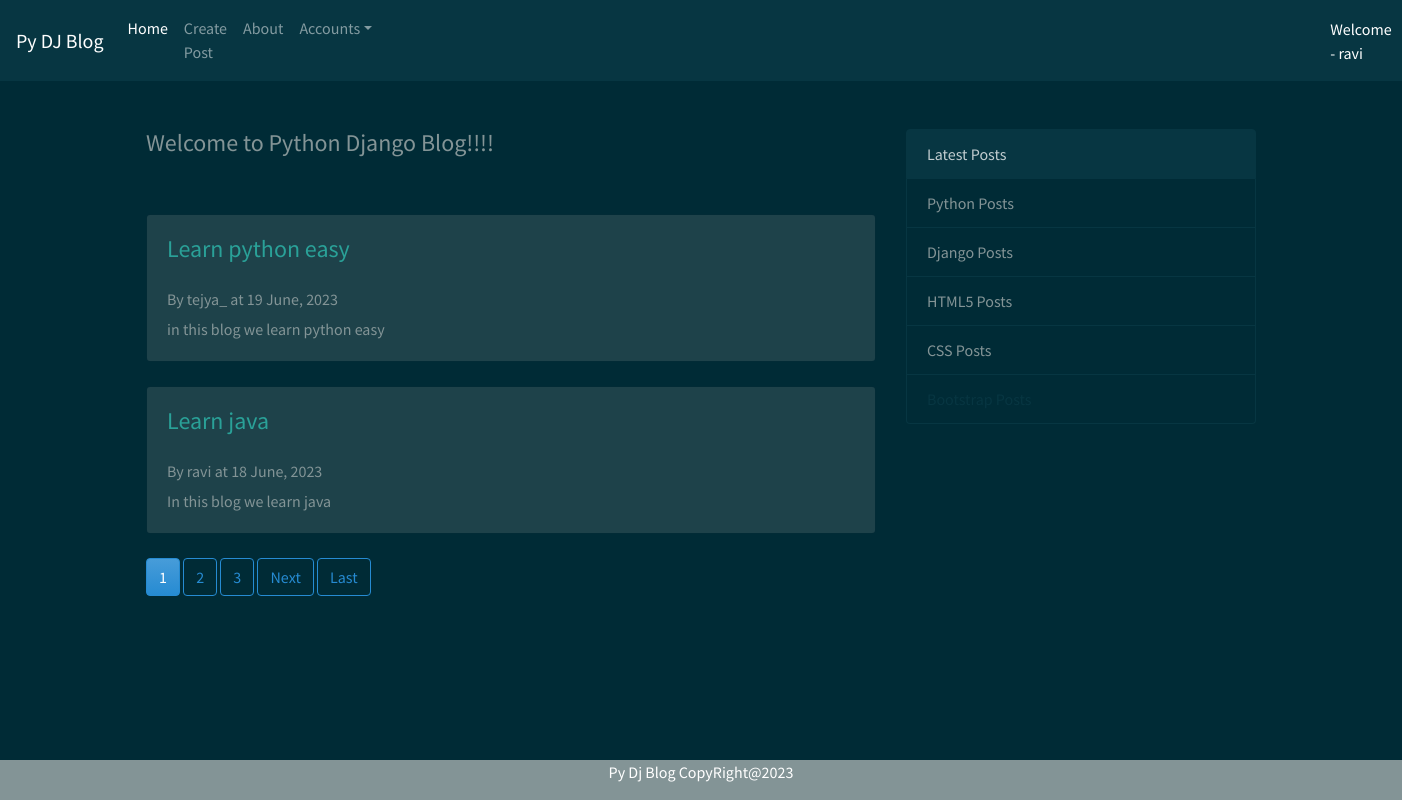
Screenshot of / (signed in) with the database file from the repository.
### blog/models.py (models this page shows, shortened)
class Post(models.Model):
    title = models.CharField(max_length= 100)
    content = models.TextField()
    date_posted = models.DateTimeField(default= timezone.now)
    author = models.ForeignKey(User,on_delete= models.CASCADE)

### blog/views.py (the view)
# urls.py: path('',views.PostListView.as_view(),name="blog-home"),
class PostListView(ListView):
    model = Post
    template_name = 'blog.html'
    context_object_name = 'posts'
    ordering = ['-date_posted']
    paginate_by = 2

### blog/templates/blog.html (shortened to what this page needs)
{% extends 'base.html'%}
{% block content%}
<h4>Welcome to Python Django Blog!!!!</h4>
<br />
<br />
{% for p in posts %}
<div class="card">
    <div class="card-body">
        <div class="row">
            <div class="col-md-11">
                <h4><a class="card-title" href="{% url 'post-detail' p.id %}">{{p.title}}</a></h4>
            </div>
        </div>
        <br>
        <h6 class="card-subtitle mb-2 text-muted">By {{p.author}} at {{p.date_posted |date:"d F, Y"}} <br />
        </h6>
        <p class="card-text" style="width: 550px;">{{p.content}}</p>
    </div>
</div>
<br />
{% endfor %}
{% if is_paginated %}
{% for num in page_obj.paginator.page_range %}
{% if page_obj.number == num %}
<a class="btn btn-info mb-4" href="?page={{ num }}">{{ num }}</a>
{% elif num > page_obj.number|add:'-3' and num < page_obj.number|add:'3' %} <a class="btn btn-outline-info mb-4"
    href="?page={{ num }}">{{ num }}</a>
    {% endif %}
    {% endfor %}
    {% if page_obj.has_next %}
    <a class="btn btn-outline-info mb-4" href="?page={{ page_obj.next_page_number }}">Next</a>
    <a class="btn btn-outline-info mb-4" href="?page={{ page_obj.paginator.num_pages }}">Last</a>
    {% endif %}
{% endif %}
{% endblock %}

### templates/base.html (shortened to what this page needs)
{% load static %}
<!DOCTYPE html>
<html lang="en">
<head>
    <link rel="stylesheet" type="text/css" href="{% static 'css/bootstrap.min.css'%}">
    <link rel="stylesheet" type="text/css" href="{% static 'css/custom.css'%}">
</head>
<body>
  <nav class="navbar navbar-expand-lg navbar-dark bg-dark">
    <a class="navbar-brand" href="{% url 'blog-home' %}">Py DJ Blog</a>
    <div class="collapse navbar-collapse" id="navbarColor02">
      <ul class="navbar-nav mr-auto">
        <li class="nav-item active">
          <a class="nav-link" href="{% url 'blog-home' %}">Home
          </a>
        </li>
        {% if user.is_authenticated %}
        <li class="nav-item">
          <a class="nav-link" href="{% url 'create-post' %}">Create Post</a>
        </li>
        {% endif %}
        <li class="nav-item">
          <a class="nav-link" href="#">About</a>
        </li>
        <li class="nav-item dropdown">
          <a class="nav-link dropdown-toggle" data-toggle="dropdown" href="#" role="button" aria-haspopup="true" aria-expanded="false">Accounts</a>
          <div class="dropdown-menu">
            {% if user.is_authenticated %}
            <li>
            <label style="margin-left: 950px; margin-top:9px;color:white"> Welcome - {{user.username}}</label>
            </li>
            {% endif %}
          </div>
        </li>
      </ul>
    </div>
  </nav>
    <br />
    <br />
    <div class="container">
        <div class="row">
            <div class="col-sm-8">
              {% block content%}
              {% endblock %}
            </div>
            <div class="col-sm-4">
                <div class="list-group">
                    <a href="#" class="list-group-item list-group-item-action active">
                        Latest Posts
                    </a>
                    <a href="#" class="list-group-item list-group-item-action">
                        Python Posts
                    </a>
                    <a href="#" class="list-group-item list-group-item-action">
                        Django Posts
                    </a>
                    <a href="#" class="list-group-item list-group-item-action">
                        HTML5 Posts
                    </a>
                    <a href="#" class="list-group-item list-group-item-action">
                        CSS Posts
                    </a>
                    <a href="#" class="list-group-item list-group-item-action disabled">
                    </a>
                </div>
            </div>
        </div>
    </div>
    <div class="footer">
        <p>Py Dj Blog CopyRight@2023</p>
    </div>
</body>
</html>

### static/css/custom.css (style rules this page uses)
.footer { position: fixed; left: 0; bottom: 0; width: 100%; background-color: #839496; color: white; text-align: center; }

### rows the page displays
Post: title "Learn python easy", author "tejya_", date_posted "19 June, 2023", content "in this blog we learn python easy"
Post: title "Learn java", author "ravi", date_posted "18 June, 2023", content "In this blog we learn java"

### other values shown
{{ user.username }} "ravi"
{{ num }} "1"
{{ num }} "2" "3"
